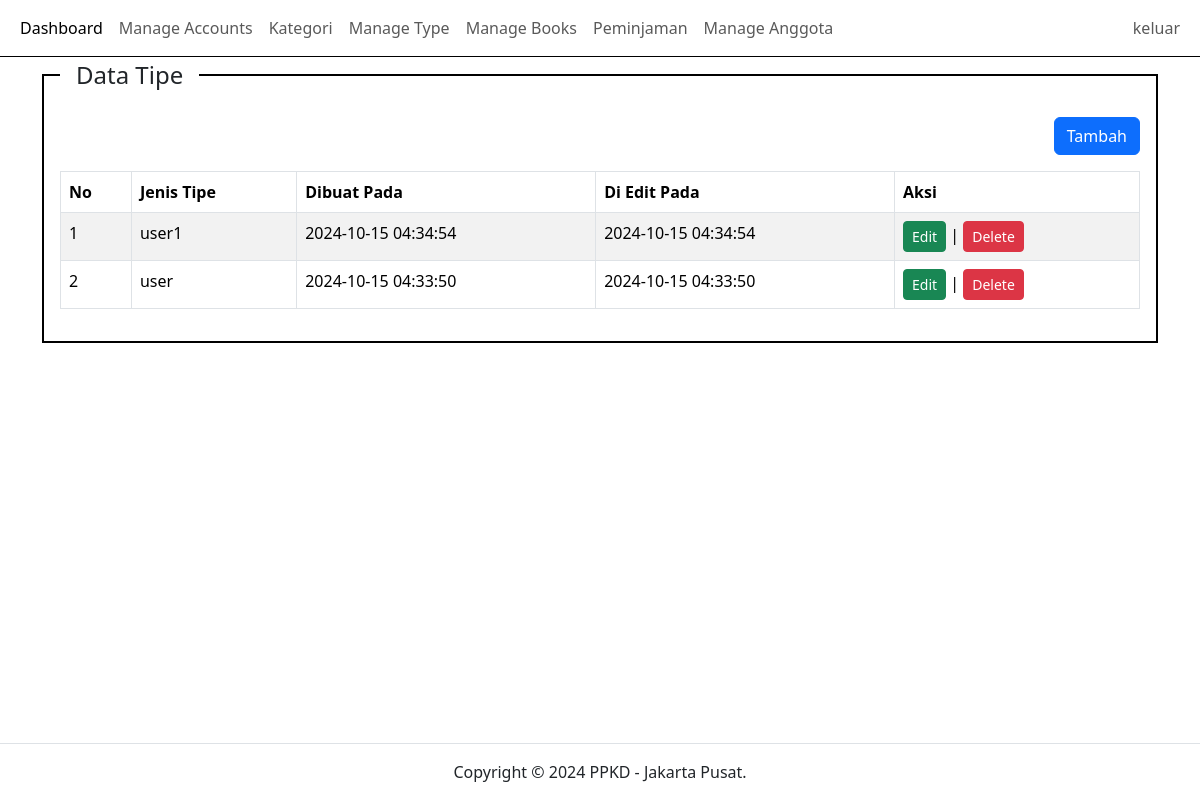
/index.php?pg=tipe (signed in), run on the app's committed database.
### tables this page shows
CREATE TABLE `tipe` (
  `id` int(10) NOT NULL,
  `nama_level` varchar(50) NOT NULL,
  `created_at` timestamp NOT NULL DEFAULT current_timestamp(),
  `updated_at` timestamp NOT NULL DEFAULT current_timestamp()
);

### content/tipe.php (the view)
<?php
$tipe = mysqli_query($koneksi, "SELECT * FROM tipe ORDER BY id DESC");
?>
<div class="container">
    <div class="row">
        <div class="col-sm-12">
            <fieldset class="border border-black border-2 p-3">
                <legend class="float-none w-auto px-3">Data Tipe</legend>
                <div align="right">
                    <a href="?pg=tambah-tipe" class="btn btn-primary">Tambah</a>
                </div>
                <div class="table-responsive">
                    <table class="table table-bordered table-striped table-hover mt-3">
                        <thead>
                            <tr>
                                <th>No</th>
                                <th>Jenis Tipe</th>
                                <th>Dibuat Pada</th>
                                <th>Di Edit Pada</th>
                                <th>Aksi</th>
                            </tr>
                        </thead>
                        <tbody>
                            <?php
                            $no = 1;
                            while ($rowtipe = mysqli_fetch_assoc($tipe)):
                            ?>
                                <tr>
                                    <td><?php echo $no++ ?></td>
                                    <td><?php echo $rowtipe['nama_level'] ?></td>
                                    <td><?php echo $rowtipe['created_at'] ?></td>
                                    <td><?php echo $rowtipe['updated_at'] ?></td>
                                    <td>
                                        <a id="edit-tipe" data-id="<?php echo $rowtipe['id'] ?>" href="?pg=tambah-tipe&edit=<?php echo $rowtipe['id'] ?>"
                                            class="btn btn-success btn-sm">Edit
                                        </a> |
                                        <a
                                            href="?pg=tambah-tipe&delete=<?php echo $rowtipe['id'] ?>"
                                            class="btn btn-danger btn-sm"
                                            onclick="return confirm('Apakah anda yakin akan menghapus data ini??')">Delete</a>
                                    </td>
                                </tr>
                            <?php endwhile ?>
                        </tbody>
                    </table>
                </div>
            </fieldset>
        </div>
    </div>
</div>

### data on the page
tipe: nama_level "user1", created_at "2024-10-15 04:34:54", updated_at "2024-10-15 04:34:54"
tipe: nama_level "user", created_at "2024-10-15 04:33:50", updated_at "2024-10-15 04:33:50"
